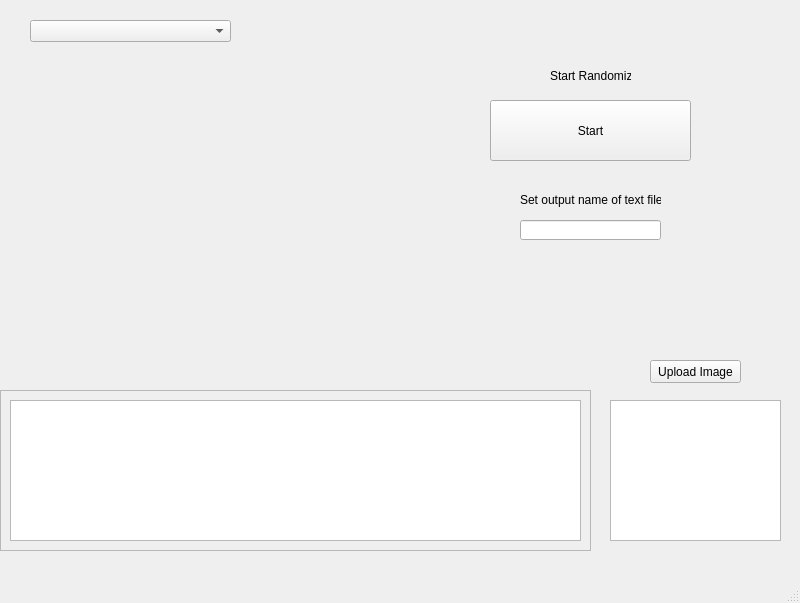
<?xml version="1.0" encoding="UTF-8"?>
<ui version="4.0">
 <class>MainWindow</class>
 <widget class="QMainWindow" name="MainWindow">
  <property name="geometry">
   <rect>
    <x>0</x>
    <y>0</y>
    <width>800</width>
    <height>603</height>
   </rect>
  </property>
  <property name="windowTitle">
   <string>MainWindow</string>
  </property>
  <widget class="QWidget" name="centralwidget">
   <widget class="QComboBox" name="comboBox">
    <property name="geometry">
     <rect>
      <x>30</x>
      <y>20</y>
      <width>201</width>
      <height>22</height>
     </rect>
    </property>
   </widget>
   <widget class="QScrollArea" name="scrollArea">
    <property name="geometry">
     <rect>
      <x>0</x>
      <y>390</y>
      <width>591</width>
      <height>161</height>
     </rect>
    </property>
    <property name="widgetResizable">
     <bool>true</bool>
    </property>
    <widget class="QWidget" name="scrollAreaWidgetContents">
     <property name="geometry">
      <rect>
       <x>0</x>
       <y>0</y>
       <width>589</width>
       <height>159</height>
      </rect>
     </property>
     <layout class="QVBoxLayout" name="verticalLayout">
      <item>
       <widget class="QTextEdit" name="Inpuptext"/>
      </item>
     </layout>
    </widget>
   </widget>
   <widget class="QTextEdit" name="pixmaper">
    <property name="geometry">
     <rect>
      <x>610</x>
      <y>400</y>
      <width>171</width>
      <height>141</height>
     </rect>
    </property>
   </widget>
   <widget class="QPushButton" name="imgchooser">
    <property name="geometry">
     <rect>
      <x>650</x>
      <y>360</y>
      <width>91</width>
      <height>23</height>
     </rect>
    </property>
    <property name="text">
     <string>Upload Image</string>
    </property>
   </widget>
   <widget class="QPushButton" name="pushButton">
    <property name="geometry">
     <rect>
      <x>490</x>
      <y>100</y>
      <width>201</width>
      <height>61</height>
     </rect>
    </property>
    <property name="text">
     <string>Start</string>
    </property>
   </widget>
   <widget class="QLabel" name="label">
    <property name="geometry">
     <rect>
      <x>550</x>
      <y>65</y>
      <width>81</width>
      <height>21</height>
     </rect>
    </property>
    <property name="text">
     <string>Start Randomizer</string>
    </property>
   </widget>
   <widget class="QLineEdit" name="lineEdit">
    <property name="geometry">
     <rect>
      <x>520</x>
      <y>220</y>
      <width>141</width>
      <height>20</height>
     </rect>
    </property>
   </widget>
   <widget class="QLabel" name="label_2">
    <property name="geometry">
     <rect>
      <x>520</x>
      <y>190</y>
      <width>141</width>
      <height>20</height>
     </rect>
    </property>
    <property name="text">
     <string>Set output name of text file</string>
    </property>
   </widget>
  </widget>
  <widget class="QMenuBar" name="menubar">
   <property name="geometry">
    <rect>
     <x>0</x>
     <y>0</y>
     <width>800</width>
     <height>21</height>
    </rect>
   </property>
  </widget>
  <widget class="QStatusBar" name="statusbar"/>
 </widget>
 <resources/>
 <connections/>
</ui>
